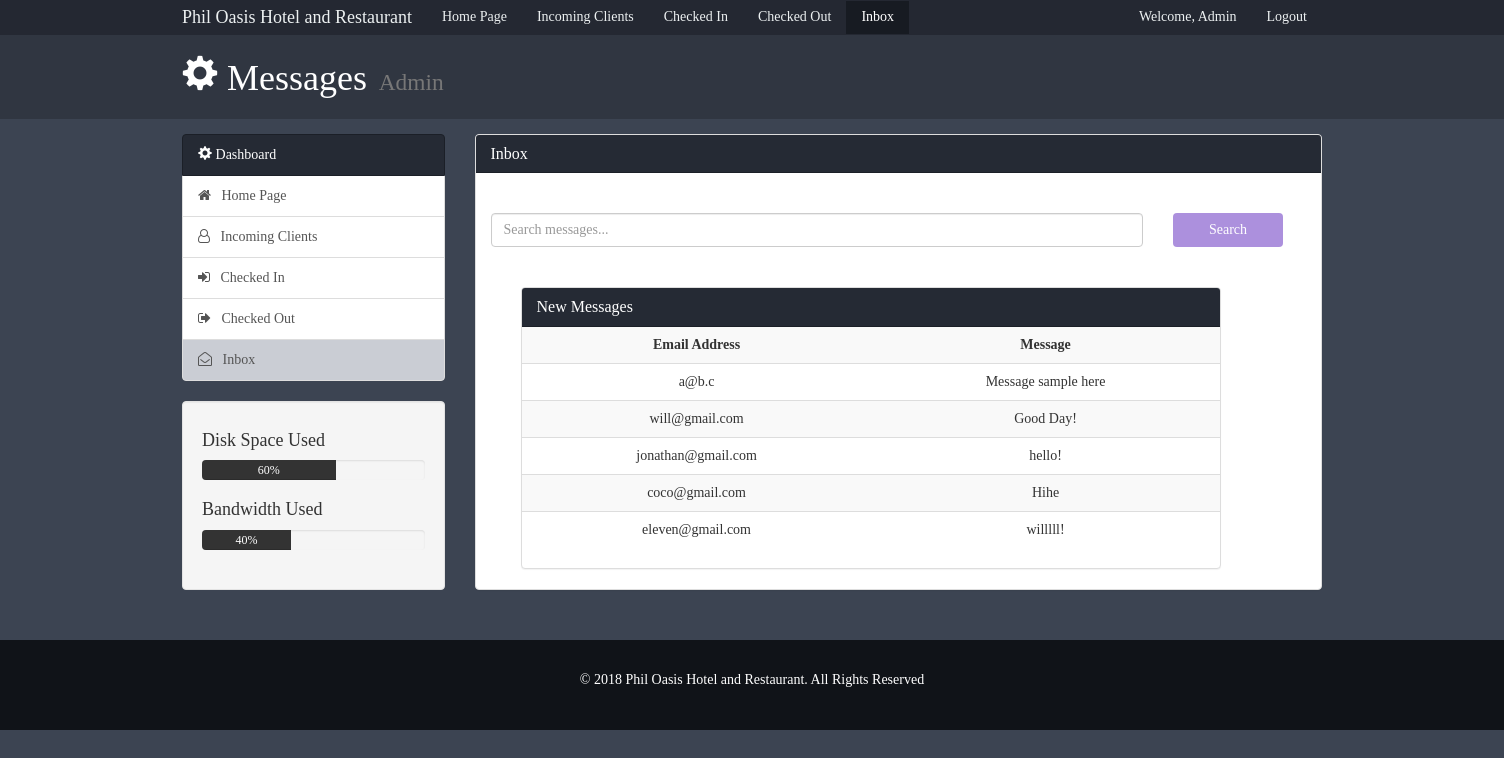
Page /admin/messages.php (signed in) on the committed database.
### tables this page shows
CREATE TABLE IF NOT EXISTS `message` (
  `id` int(11) NOT NULL AUTO_INCREMENT,
  `email` varchar(100) NOT NULL,
  `message` varchar(300) NOT NULL,
  PRIMARY KEY (`id`)
);

### admin/messages.php (the view, shortened to what this page needs)
<?php
  $server= "localhost";
    $user = "root";
    $pass = "";
    $dbname = "hrs";
    $conn = new mysqli($server,$user,$pass, $dbname);
 ?>
<!DOCTYPE html>
<html lang="en">
  <head>
    <link href="css/bootstrap.min.css" rel="stylesheet">
    <link href="css/styles.css" rel="stylesheet">
     <link rel="stylesheet" type="text/css" href="css/font-awesome.css">
  </head>
  <body style="overflow-x: hidden;">
<font face="century gothic">
    <nav class="navbar navbar-default">
      <div class="container">
        <div class="navbar-header">
          <a class="navbar-brand" href="#">Phil Oasis Hotel and Restaurant</a>
        </div>
        <div id="navbar" class="collapse navbar-collapse">
          <ul class="nav navbar-nav">
             <li ><a href="admin.php" >Home Page</a></li>
            <li><a href="clients_information.php">Incoming Clients</a></li>
            <li ><a href="approve_client1.php">Checked In</a></li>
             <li ><a href="client_check_out.php">Checked Out</a></li>
            <li class="active"><a href="messages.php">Inbox</a></li>
          </ul>
          <ul class="nav navbar-nav navbar-right">
            <li><a href="#">Welcome, Admin</a></li>
            <li><a href="admin_logout.php">Logout</a></li>
          </ul>
        </div>
      </div>
    </nav>
    <header id="header">
      <div class="container">
        <div class="row">
          <div class="col-md-10">
            <h1><span class="glyphicon glyphicon-cog" aria-hidden="true"></span> Messages<small>&nbsp;&nbsp;Admin</small></h1>
          </div>
        </div>
      </div>
    </header>
    <section id="main">
      <div class="container">
        <div class="row">
          <div class="col-md-3">
            <div class="list-group">
              <a href="" class="list-group-item active main-color-bg">
                <span class="glyphicon glyphicon-cog" aria-hidden="true"></span> Dashboard
              </a>
                <a href="admin.php" class="list-group-item"><span class="fa fa-home" aria-hidden="true"></span>&nbsp;&nbsp;&nbsp;Home Page</a>
              <a href="clients_information.php" class="list-group-item"><span class="fa fa-user-o" aria-hidden="true"></span>&nbsp;&nbsp;&nbsp;Incoming Clients</a>
              <a href="approve_client1.php" class="list-group-item"><span class="fa fa-sign-in" aria-hidden="true"></span>&nbsp;&nbsp;&nbsp;Checked In</a>
               <a href="client_check_out.php" class="list-group-item"><span class="fa fa-sign-out" aria-hidden="true"></span>&nbsp;&nbsp;&nbsp;Checked Out</a>
              <a href="messages.php"   style="background-color: #cacdd4" class="list-group-item"><span class="fa fa-envelope-open-o" aria-hidden="true"></span>&nbsp;&nbsp;&nbsp;Inbox</a>
            </div>
            <div class="well">
              <h4>Disk Space Used</h4>
              <div class="progress">
                  <div class="progress-bar" role="progressbar" aria-valuenow="60" aria-valuemin="0" aria-valuemax="100" style="width: 60%;">
                      60%
              </div>
            </div>
            <h4>Bandwidth Used </h4>
            <div class="progress">
                <div class="progress-bar" role="progressbar" aria-valuenow="40" aria-valuemin="0" aria-valuemax="100" style="width: 40%;">
                    40%
            </div>
          </div>
            </div>
          </div>
          <div class="col-md-9">
            <div class="panel panel-default">
              <div class="panel-heading main-color-bg">
                <h3 class="panel-title">Inbox</h3>
              </div>
             <form method="POST">
              <div class="container">
                    <div class="row"><br><br>
                      <div class="col-md-7">
                        <input class="form-control" type="text" name="search" placeholder="Search messages...">
                      </div>
                      <div class="col-md-4">
                        <button class="btn " style="width: 110px; background-color: #ac90dd; color: white;">Search</button><br><br>
                      </div>
                    </div>
                    <div class="col-md-8">
                  </div>
                  </div>
                 <?php
                  $sql="SELECT * FROM message";
                  $records = $conn->query($sql);
                 ?>
                  <div class="col-md-12">
                   <div class="panel panel-default">
                   <div class="panel-heading main-color-bg">
                    <h3 class="panel-title">New Messages</h3>
              </div>
                <table class="table table-striped table-hover">
                      <tr>
                    <th>Email Address</th>
                    <th>Message</th>
                </tr>
                <?php
                while ($message = mysqli_fetch_assoc($records)) {
                     echo "<tr>";
                     echo "<td>".$message['email']."</td>";
                     echo "<td>".$message['message']."</td>";
                     echo "</tr>";
                 }
                 ?>
                    </table><br>
              </div>
              </div>
          </div>
        </div>
      </div>
    </section>
    <footer id="footer">
      <p>© 2018 Phil Oasis Hotel and Restaurant. All Rights Reserved</p>
    </footer>
  </body>
</html>

### admin/css/styles.css (style rules this page uses)
body { background:#3c4452; }
.navbar { min-height: 33px !important; margin-bottom:0; border-radius:0; }
.navbar-nav > li > a, .navbar-brand { padding-top:6px !important; padding-bottom:0 !important; height: 33px; }
.navbar-default { background-color: #242832; border-color: #242832; }
.navbar-default .navbar-brand { color: #ecf0f1; }
.navbar-default .navbar-nav > li > a { color: #ecf0f1; }
.navbar-default .navbar-nav > .active > a, .navbar-default .navbar-nav > .active > a:hover, .navbar-default .navbar-nav > .active > a:focus { color: white; background-color: #171b22; }
.navbar-default .navbar-collapse, .navbar-default .navbar-form { border-color: #ecf0f1; }
.main-color-bg { background-color: #252a34 !important; border-color: #1b1f27 !important; color:#ffffff !important; }
.panel .panel-heading { background-color: #252a34; color: white; }
#header { background:#303641; color:#ffffff; padding-bottom: 10px; margin-bottom: 15px; }
.progress-bar { background:#333333; color:#ffffff; }
#footer { background:#101318; color:#ffffff; text-align:center; padding:30px; margin-top:30px; }
th { text-align: center; }
td { text-align: center; }

### rows in the picture
message: email "a@b.c", message "Message sample here"
message: email "will@gmail.com", message "Good Day!"
message: email "jonathan@gmail.com", message "hello!"
message: email "coco@gmail.com", message "Hihe"
message: email "eleven@gmail.com", message "willlll!"
